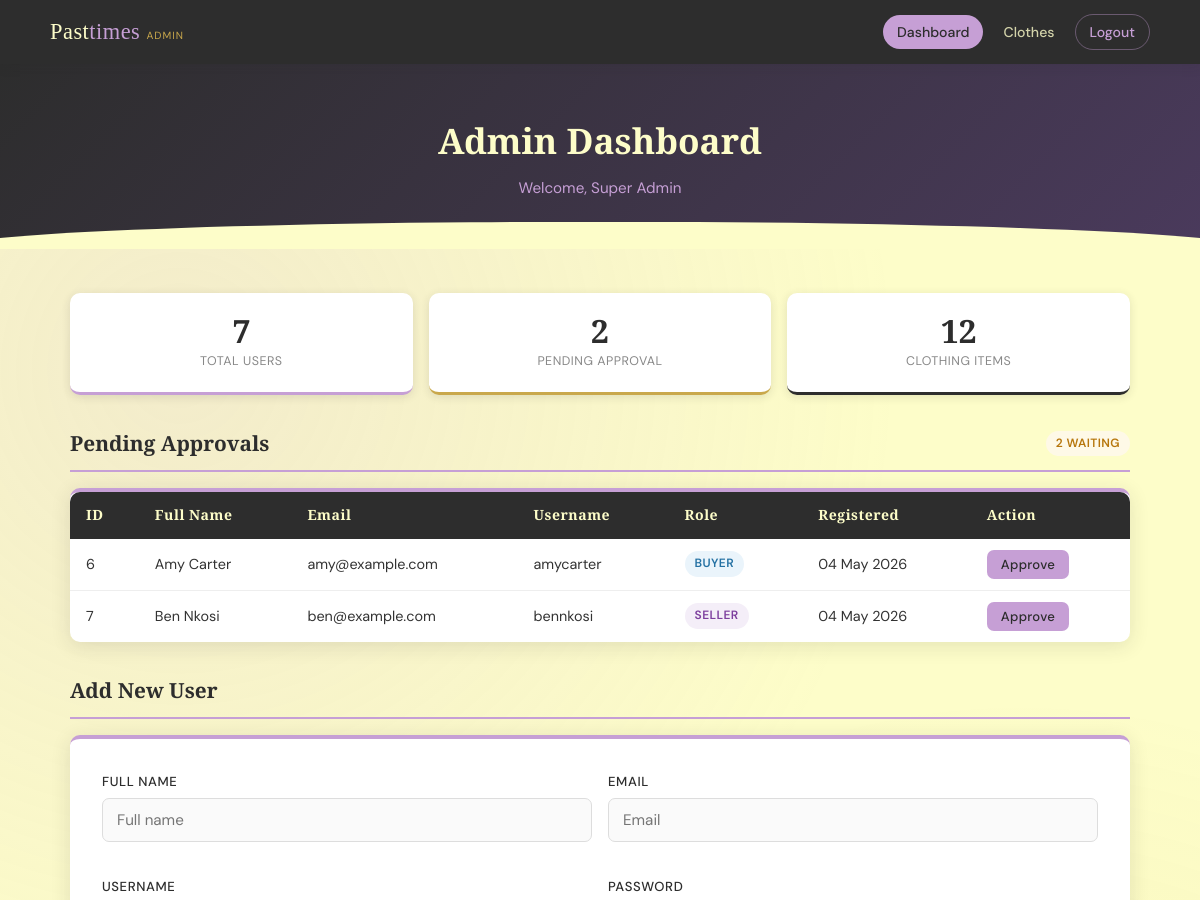
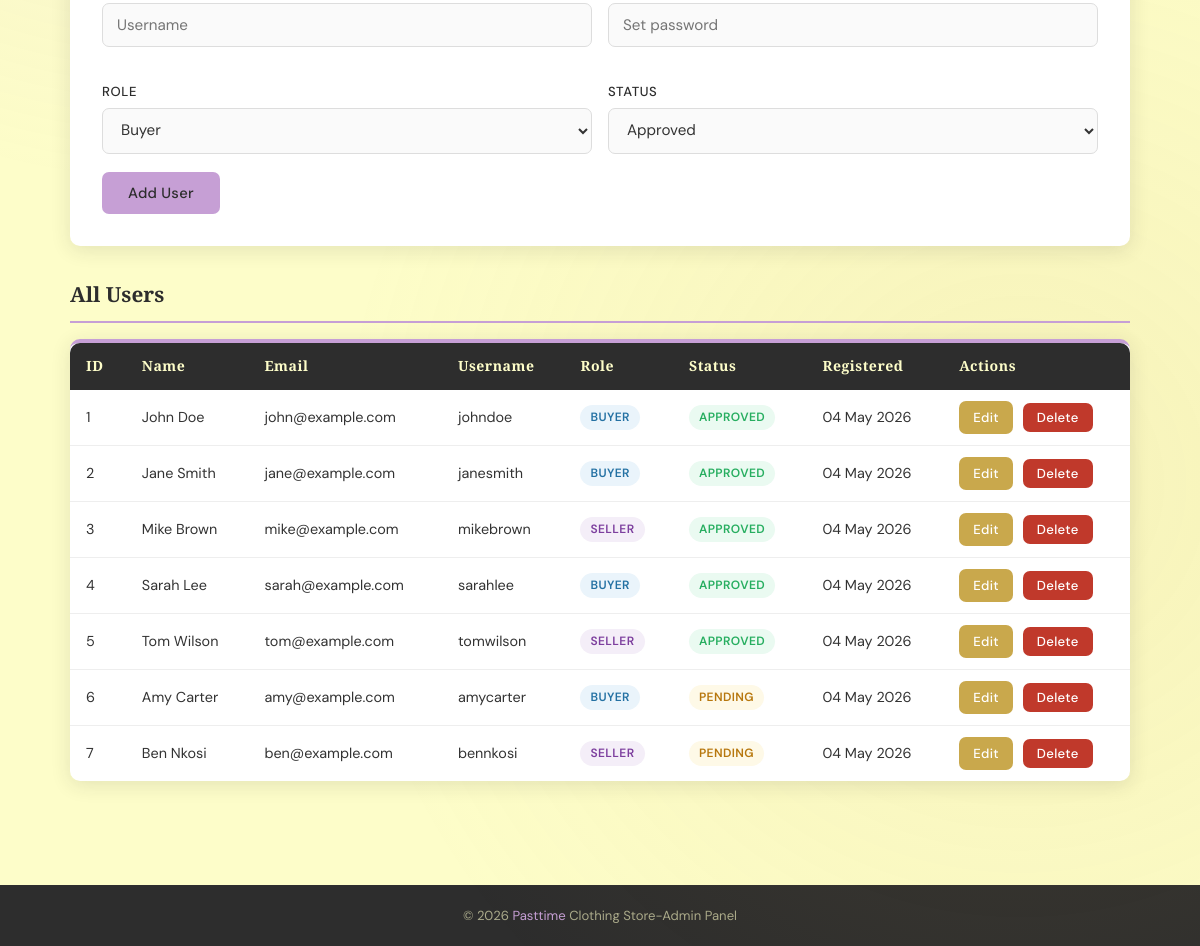
The page /admin_dashboard.php (signed in) on the database its author committed (2 pictures, top to bottom).
### tables this page shows
CREATE TABLE tblUser (
    user_id    INT AUTO_INCREMENT PRIMARY KEY,
    full_name  VARCHAR(100)  NOT NULL,
    email      VARCHAR(150)  NOT NULL UNIQUE,
    username   VARCHAR(80)   NOT NULL UNIQUE,
    password   VARCHAR(255)  NOT NULL,
    role       ENUM('buyer','seller') NOT NULL DEFAULT 'buyer',
    status     ENUM('pending','approved') NOT NULL DEFAULT 'pending',
    created_at DATETIME DEFAULT CURRENT_TIMESTAMP
);

### admin_dashboard.php (the view, shortened to what this page needs)
<?php
require_once 'DBConn.php';
$edit_user = null;
$pending_result = $conn->query("SELECT * FROM tblUser WHERE status='pending' ORDER BY created_at DESC");
$all_result     = $conn->query("SELECT * FROM tblUser ORDER BY created_at DESC");
$pending_count = $pending_result ? $pending_result->num_rows : 0;
$total_count   = $all_result ? $all_result->num_rows : 0;
$clothes_result = $conn->query("SELECT COUNT(*) AS cnt FROM tblClothes");
$clothes_count  = $clothes_result ? $clothes_result->fetch_assoc()['cnt'] : 0;
$admin_name = htmlspecialchars($_SESSION['admin_full_name']);
?>
<!DOCTYPE html>
<html lang="en">
<head>
    <link rel="stylesheet" href="css/style.css">
</head>
<body>
<header>
    <div class="nav-inner">
        <span class="nav-brand">Past<span>times</span> <small style="font-size:0.65rem;color:var(--gold);font-family:'DM Sans',sans-serif;letter-spacing:1px;">ADMIN</small></span>
        <nav class="nav-links">
            <a href="/pastimes/admin_dashboard.php" class="active">Dashboard</a>
            <a href="/pastimes/clothes.php">Clothes</a>
            <a href="/pastimes/logout.php" class="btn-nav-logout">Logout</a>
        </nav>
    </div>
</header>
<div class="page-hero">
    <h1>Admin Dashboard</h1>
    <p>Welcome, <?php echo $admin_name; ?></p>
</div>
<div class="wrapper">
    <div class="stats-row" style="margin-top: 24px;">
        <div class="stat-card">
            <div class="stat-num"><?php echo $total_count; ?></div>
            <div class="stat-label">Total Users</div>
        </div>
        <div class="stat-card gold">
            <div class="stat-num"><?php echo $pending_count; ?></div>
            <div class="stat-label">Pending Approval</div>
        </div>
        <div class="stat-card dark">
            <div class="stat-num"><?php echo $clothes_count; ?></div>
            <div class="stat-label">Clothing Items</div>
        </div>
    </div>
    <div class="section-head">
        <h2>Pending Approvals</h2>
        <?php if ($pending_count > 0): ?>
            <span class="badge badge-pending"><?php echo $pending_count; ?> waiting</span>
        <?php endif; ?>
    </div>
    <?php
    $pending_result = $conn->query("SELECT * FROM tblUser WHERE status='pending' ORDER BY created_at DESC");
    if (!$pending_result || $pending_result->num_rows === 0):
    ?>
        <div class="msg msg-info">No pending users at this time.</div>
    <?php else: ?>
        <div class="card" style="padding:0;">
            <div class="table-wrap">
                <table>
                    <thead>
                        <tr>
                            <th>ID</th><th>Full Name</th><th>Email</th>
                            <th>Username</th><th>Role</th><th>Registered</th><th>Action</th>
                        </tr>
                    </thead>
                    <tbody>
                    <?php while ($row = $pending_result->fetch_assoc()): ?>
                        <tr>
                            <td><?php echo $row['user_id']; ?></td>
                            <td><?php echo htmlspecialchars($row['full_name']); ?></td>
                            <td><?php echo htmlspecialchars($row['email']); ?></td>
                            <td><?php echo htmlspecialchars($row['username']); ?></td>
                            <td><span class="badge badge-<?php echo $row['role']; ?>"><?php echo ucfirst($row['role']); ?></span></td>
                            <td><?php echo date('d M Y', strtotime($row['created_at'])); ?></td>
                            <td>
                                <form method="POST" style="display:inline;">
                                    <button type="submit" class="btn btn-primary btn-sm">Approve</button>
                                </form>
                            </td>
                        </tr>
                    <?php endwhile; ?>
                    </tbody>
                </table>
            </div>
        </div>
    <?php endif; ?>
    <div class="section-head">
        <h2><?php echo $edit_user ? 'Edit User' : 'Add New User'; ?></h2>
    </div>
    <div class="card <?php echo $edit_user ? 'card-gold' : ''; ?>">
        <form method="POST" action="admin_dashboard.php">
            <div style="display:grid;grid-template-columns:1fr 1fr;gap:16px;">
                <div class="form-group">
                    <label>Full Name</label>
                    <input type="text" name="full_name"
                           value="<?php echo htmlspecialchars($edit_user['full_name'] ?? ''); ?>"
                           placeholder="Full name" required>
                </div>
                <div class="form-group">
                    <label>Email</label>
                    <input type="email" name="email"
                           value="<?php echo htmlspecialchars($edit_user['email'] ?? ''); ?>"
                           placeholder="Email" required>
                </div>
                <div class="form-group">
                    <label>Username</label>
                    <input type="text" name="username"
                           value="<?php echo htmlspecialchars($edit_user['username'] ?? ''); ?>"
                           placeholder="Username" required>
                </div>
                <?php if (!$edit_user): ?>
                <div class="form-group">
                    <label>Password</label>
                    <input type="password" name="password" placeholder="Set password" required>
                </div>
                <?php endif; ?>
                <div class="form-group">
                    <label>Role</label>
                    <select name="role">
                        <option value="buyer"  <?php echo ($edit_user['role'] ?? '') === 'buyer'  ? 'selected' : ''; ?>>Buyer</option>
                    </select>
                </div>
                <div class="form-group">
                    <label>Status</label>
                    <select name="status">
                        <option value="approved" <?php echo ($edit_user['status'] ?? '') === 'approved' ? 'selected' : ''; ?>>Approved</option>
                    </select>
                </div>
            </div>
            <button type="submit" class="btn <?php echo $edit_user ? 'btn-gold' : 'btn-primary'; ?>">
                <?php echo $edit_user ? 'Update User' : 'Add User'; ?>
            </button>
        </form>
    </div>
    <div class="section-head">
        <h2>All Users</h2>
    </div>
    <?php $all_result = $conn->query("SELECT * FROM tblUser ORDER BY created_at DESC"); ?>
    <div class="card" style="padding:0;">
        <div class="table-wrap">
            <table>
                <thead>
                    <tr>
                        <th>ID</th><th>Name</th><th>Email</th><th>Username</th>
                        <th>Role</th><th>Status</th><th>Registered</th><th>Actions</th>
                    </tr>
                </thead>
                <tbody>
                <?php while ($row = $all_result->fetch_assoc()): ?>
                    <tr>
                        <td><?php echo $row['user_id']; ?></td>
                        <td><?php echo htmlspecialchars($row['full_name']); ?></td>
                        <td><?php echo htmlspecialchars($row['email']); ?></td>
                        <td><?php echo htmlspecialchars($row['username']); ?></td>
                        <td><span class="badge badge-<?php echo $row['role']; ?>"><?php echo ucfirst($row['role']); ?></span></td>
                        <td><span class="badge badge-<?php echo $row['status']; ?>"><?php echo ucfirst($row['status']); ?></span></td>
                        <td><?php echo date('d M Y', strtotime($row['created_at'])); ?></td>
                        <td>
                            <div class="flex-gap">
                                <a href="admin_dashboard.php?edit=<?php echo $row['user_id']; ?>"
                                   class="btn btn-gold btn-sm">Edit</a>
                                <form method="POST" onsubmit="return confirm('Delete this user?');" style="display:inline;">
                                    <button type="submit" class="btn btn-danger btn-sm">Delete</button>
                                </form>
                            </div>
                        </td>
                    </tr>
                <?php endwhile; ?>
                </tbody>
            </table>
        </div>
    </div>
</div>
<footer>
    &copy; <?php echo date('Y'); ?> <span>Pasttime</span> Clothing Store-Admin Panel
</footer>
</body>
</html>

### rows shown on the page
tbluser: user_id "6", full_name "Amy Carter", email "amy@example.com", username "amycarter", role "BUYER", created_at "04 May 2026", status "PENDING"
tbluser: user_id "7", full_name "Ben Nkosi", email "ben@example.com", username "bennkosi", role "SELLER", created_at "04 May 2026", status "PENDING"
tbluser: user_id "1", full_name "John Doe", email "john@example.com", username "johndoe", role "BUYER", status "APPROVED", created_at "04 May 2026"
tbluser: user_id "2", full_name "Jane Smith", email "jane@example.com", username "janesmith", role "BUYER", status "APPROVED", created_at "04 May 2026"
tbluser: user_id "3", full_name "Mike Brown", email "mike@example.com", username "mikebrown", role "SELLER", status "APPROVED", created_at "04 May 2026"
tbluser: user_id "4", full_name "Sarah Lee", email "sarah@example.com", username "sarahlee", role "BUYER", status "APPROVED", created_at "04 May 2026"
tbluser: user_id "5", full_name "Tom Wilson", email "tom@example.com", username "tomwilson", role "SELLER", status "APPROVED", created_at "04 May 2026"

### other values the page prints
$admin_name "Super Admin"
$total_count "7"
$pending_count "2"
$clothes_count "12"
